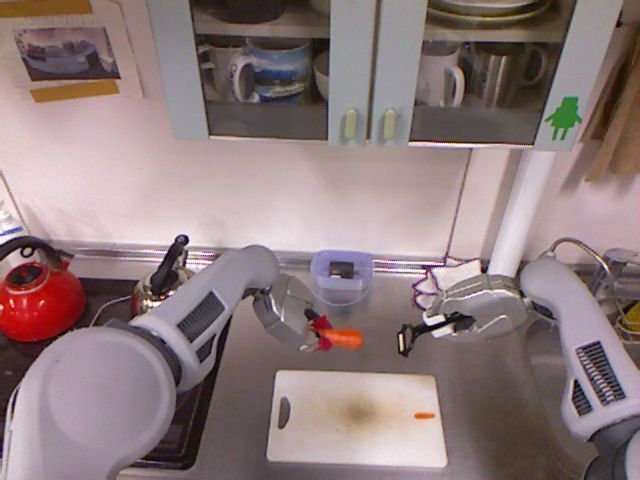
#> input picture vegs_recognition/sample/carrot-rotate-peel-kinect/pr2_kinect_after_peel.png, 640 x 480 px
$ python crop_img.py
#> lines starting #> are read from the running program, lines starting #| are printed output that depends on the picture
import cv2
import sys

path = "carrot-rotate-peel-kinect/pr2_kinect_after_peel.png"
if len(sys.argv)>=2:
    path = sys.argv[1]

im = cv2.imread(path)
#> im is the input picture: shape (480, 640, 3); mean B, G, R 125.1, 123.9, 142.3
h,w,ch = im.shape
#> h = 480; w = 640; ch = 3

im_cropped = im[int(round(h/8))*5:int(round(h/4))*3 , int(round(w/8))*3:int(round(w/8))*5, :]
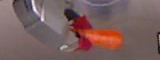
#> im_cropped: shape (60, 160, 3); mean B, G, R 93.7, 94.8, 121.3

cv2.imwrite('sample_cropped.jpg', im_cropped, [int(cv2.IMWRITE_JPEG_QUALITY), 100])
print(im_cropped.shape)
#| (60, 160, 3)
